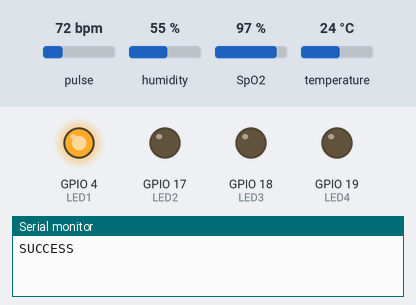
A sketch run on a simulated ESP32. Shown: output pins drawn as LEDs (lit = HIGH), the last lines printed to the serial monitor. Inputs (shaded band) come from the test bench; at power-on: pulse 72 bpm, humidity 55 %, SpO2 97 %, temperature 24 °C. WiFi joins after 1.5 s; servers stay silent unless stated.

Above: at 0.9 s.
At 1.84 s:
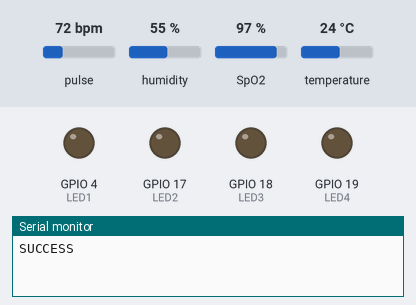
At 7.08 s:
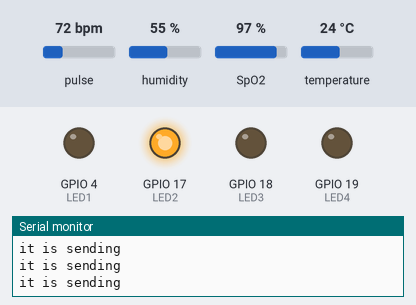
At 11.36 s:
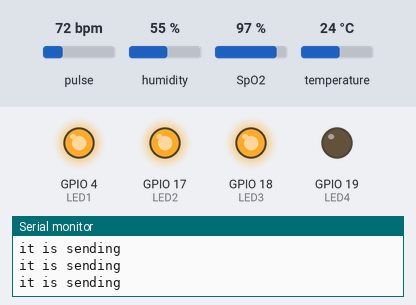
At 20.76 s:
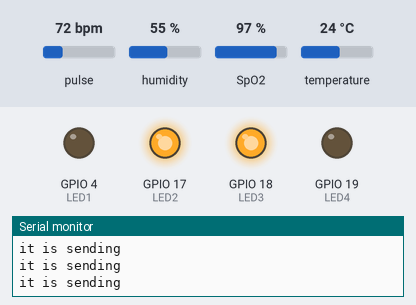
At 39.68 s:
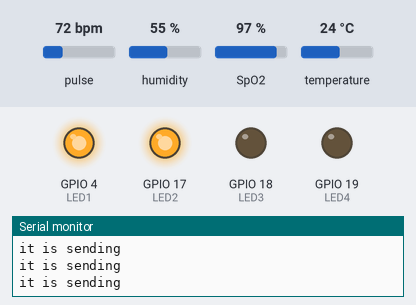
Timing chart, 0 to 40.0 s (numbered marks = the images above):
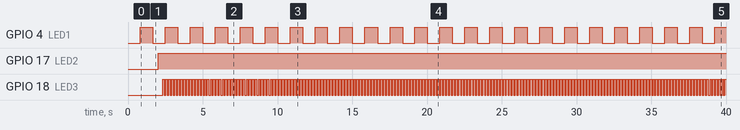

The sketch:

Health_monitoring.ino
```cpp
/*IOT project:: */
/*Author:: Abd-Alfatah Alodainy*/
/*E-mail:: ua3agw@stud.uni-obuda.hu*/
/* This program is used to Run an Arduino based device in which 3  sensors are connected to a  microcontroller
to measure the different human physiological states (HR, TEMP, HUMIDITY, O2 level and support the ECG function) */
/* Comment this out to disable prints and save space */
#define BLYNK_PRINT Serial

/* Fill-in your Template ID (only if using Blynk.Cloud) */
//#define BLYNK_TEMPLATE_ID   "YourTemplateID"
#define BLYNK_TEMPLATE_ID "TMPLRIIITE2O"
#define BLYNK_DEVICE_NAME "Health monitoring"

#include <WiFiManager.h>
#include <BlynkSimpleEsp32.h>
BlynkTimer  timer;
/*Necessary libraries */
#include <Wire.h>
#include <BlynkSimpleEsp32.h>
#include <WiFiManager.h>
#include <SHT21.h>
//#include <Adafruit_Sensor.h>
#include "time.h"
// Provide the token generation process info.
//Define SHT21 SENSOR objects
SHT21 sht;
// You should get Auth Token in the Blynk App.
// Go to the Project Settings (nut icon).
char auth[] = "UvFrfRvtLGO55EPU7xKWD_LKwEqxUx-L";
//declaration of time stamp of the Arduino running time:::: to be used in case of continous monitoring
int timestamp;

const char* ntpServer = "pool.ntp.org";
//LEDs ot show different opperation signs
#define LED2 17 // if it is ON then Wifi is connected
#define LED3 18 // if it is blinking then data is being sent
#define LED1 4 //if it is blinking then hear rate is being measured
#define LED4 19 // if it is ON then ECG is connected
/**************************************************************************/
// TIME OF HEART RATE SENISNG
#define REPORTING_PERIOD_MS 1000
//initializing the pulse_oximeter senosr
#include "MAX30100_PulseOximeter.h"
PulseOximeter pox;
uint32_t tsLastReport = 0;
////initializing the temprature varilable
float temp;
float humidity;
//Non blocking delays variable
uint16_t delayingTime = 300;
uint16_t delayingTime1 = 750;
uint16_t timeRunning = 0;
unsigned long sendDataPrevMillis = 0;
unsigned long timerDelay = 5000;
//initializing the strings for the Blynk path variable
String firetemp=String("");
float hr=0.0;
String fireOxi =String("");
String fireheart=String("");
String firehum=String("");
//blinking and updating the HR in case of sensing any beats from huamn finger
void onBeatDetected()
{
  pox.update();
  digitalWrite(LED1,!digitalRead(LED1));
}
//getting the timestamp of the Arduino
unsigned long getTime() {
  time_t now;
  struct tm timeinfo;
  if (!getLocalTime(&timeinfo)) {
    return(0);
  }
  time(&now);
  return now;
}
// temp and hum measuring
void temp_and_humi() {
  if (millis() - timeRunning > 85){
  pox.update();
  temp = sht.getTemperature();  // get temp from SHT
  humidity = sht.getHumidity(); // get temp from SHT
 /* Serial.print("Temp: ");      // printing the readings to the serial output
  Serial.print(temp);
  Serial.print("\t Humidity: ");
  Serial.println(humidity);*/
  firetemp = String(temp) + String("°C");
  firehum = String(humidity) + String("%");
  }
  pox.update();
}
// HR and O2 measuring
void pulse_oximeter() {
  pox.update();
  if (millis() - tsLastReport > REPORTING_PERIOD_MS) {
    // printing the readings to the serial monitor
   /* Serial.print("Heart rate:");
    Serial.print(pox.getHeartRate());
    Serial.print("bpm / SpO2:");
    Serial.print(pox.getSpO2());
    Serial.println("%");*/
    hr=pox.getHeartRate();
    fireheart = String(pox.getHeartRate()) + String("bpm");
    fireOxi = String ("SpO2:") + String(pox.getSpO2()) + String("%");
    tsLastReport = millis();
  }
}
void connect_to_Wifi() {
      WiFi.mode(WIFI_STA); // explicitly set mode, esp defaults to STA+AP
    // it is a good practice to make sure your code sets wifi mode how you want it.
    //WiFiManager, Local intialization. Once its business is done, there is no need to keep it around
    WiFiManager wm;

    // reset settings - wipe stored credentials for testing
    // these are stored by the esp library
    //wm.resetSettings();

    // Automatically connect using saved credentials,
    // if connection fails, it starts an access point with the specified name ( "AutoConnectAP"),
    // if empty will auto generate SSID, if password is blank it will be anonymous AP (wm.autoConnect())
    // then goes into a blocking loop awaiting configuration and will return success result

    bool res;
    // res = wm.autoConnect(); // auto generated AP name from chipid
    // res = wm.autoConnect("AutoConnectAP"); // anonymous ap
    res = wm.autoConnect("ESP32","AbdAlfatah"); // password protected ap

    if(!res) {
        Serial.println("Failed to connect");
        // ESP.restart(); //This can be used in case we want to restart the device each time the connection failed
    }
    else {
        //here it means that we are connected to the WiFi
        Serial.println("connected...yeey :)");
        digitalWrite( LED2, !digitalRead(LED2));//this LED  will tell us whehter the device is connected to wifi or not
        //if the LED is ON then it is connected
       //this contains the password
        const char* ssid="Vodafone-0B3A";//=WiFi.SSID().c_str();
        const char* pass =WiFi.psk().c_str();
        Serial.println(ssid);
        Serial.println(pass);

    }
}

void Sending_new_readings(){

// Send new readings to database
    //Get current timestamp
    //timestamp = getTime();
    /*Serial.print ("time: ");
    Serial.println (timestamp);*/ //print the current time stamp to the serial monitor
    //Creating path in the database for data sending
    Blynk.virtualWrite(V0,temp);
    Blynk.virtualWrite(V1,firehum);
    Blynk.virtualWrite(V2,fireheart);
    Blynk.virtualWrite(V3,fireOxi);
    Blynk.virtualWrite(V4,hr);
    digitalWrite(LED3,!digitalRead(LED3)); //THIS led will blink in case of data being sent
    Serial.println("it is sending");
  //}
}
TaskHandle_t Task1;
TaskHandle_t Task2;
void setup()
{
  // Debug console
  Serial.begin(9600);
  pinMode(LED1,OUTPUT);  //LEDs setup
  pinMode(LED2,OUTPUT);
  pinMode(LED3,OUTPUT);
  pinMode(LED4,OUTPUT);
  timeRunning = millis();
  xTaskCreatePinnedToCore(
                   Task1code,   /* Task function. */
                   "Task1",     /* name of task. */
                   10000,       /* Stack size of task */
                    NULL,        /* parameter of the task */
                   1,           /* priority of the task */
                   &Task1,      /* Task handle to keep track of created task */
                    0);          /* pin task to core 0 */
  delay(500);

  //This task will be executed in the Task2code() function, with priority 1 and executed on core 1
 xTaskCreatePinnedToCore(
                    Task2code,   /* Task function. */
                    "Task2",     /* name of task. */
                   10000,       /* Stack size of task */
                   NULL,        /* parameter of the task */
                    1,           /* priority of the task */
                   &Task2,      /* Task handle to keep track of created task */
                    1
                    );          /* pin task to core 1 */
   delay(500);
}
//task 1 code (In core 0 we will run the all sensors)
void Task1code( void * pvParameters ){
  //Serial printing
//Serial.print("Initializing pulse oximeter..");
  // Initialize the PulseOximeter instance
  // Failures are generally due to an improper I2C wiring, missing power supply
  // or wrong target chip
  if (!pox.begin()) {
    Serial.println("FAILED");
  } else {
    Serial.println("SUCCESS");
  }
  pox.update();
  pox.setOnBeatDetectedCallback(onBeatDetected);
  for(;;){
    pulse_oximeter();
    if (millis() - timeRunning > delayingTime1) {
        pox.update();
        temp_and_humi();
      timeRunning = millis();
  }
}
}
//Task2code: Connect to wifi and send the data to the firebase

void Task2code( void * pvParameters ){
    connect_to_Wifi();
  while (WiFi.status() != WL_CONNECTED) {
    Serial.print('.');
    delay(1000);
  }
  Blynk.config(auth);
  timer.setInterval(100L,Sending_new_readings);


  for(;;){

      Blynk.run();
      timer.run();

  }

}


void loop()
{
///Since we used a multi tasking method this sould be empty
}
```

Measured:
- by itself, GPIO 4 (LED1): alternates HIGH for 0.83 s and LOW for 0.83 s
- by itself, GPIO 17 (LED2): LOW → HIGH at 2.0 s
- by itself, GPIO 18 (LED3): moves between LOW and HIGH, repeating every 0.80 s
